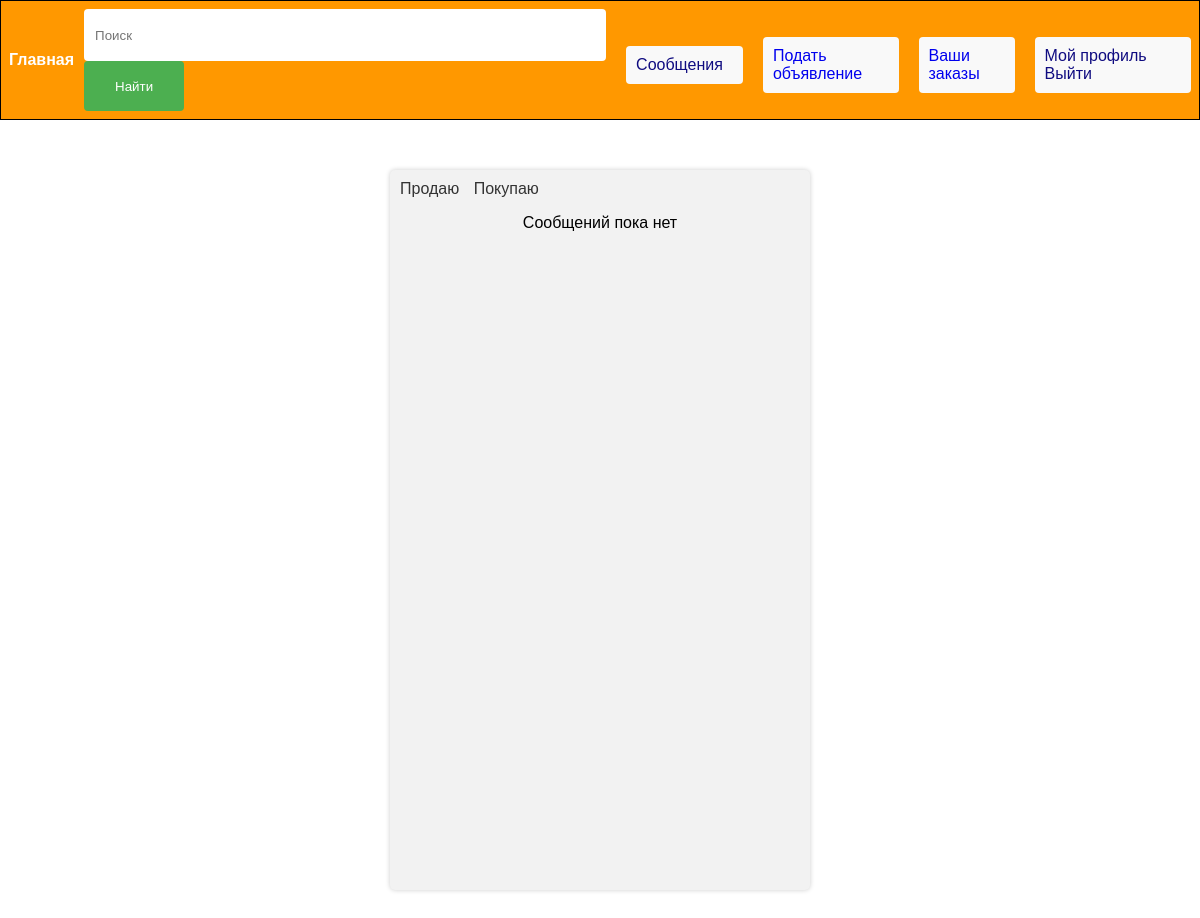
Before: /user_sell (signed in) with the older database file.
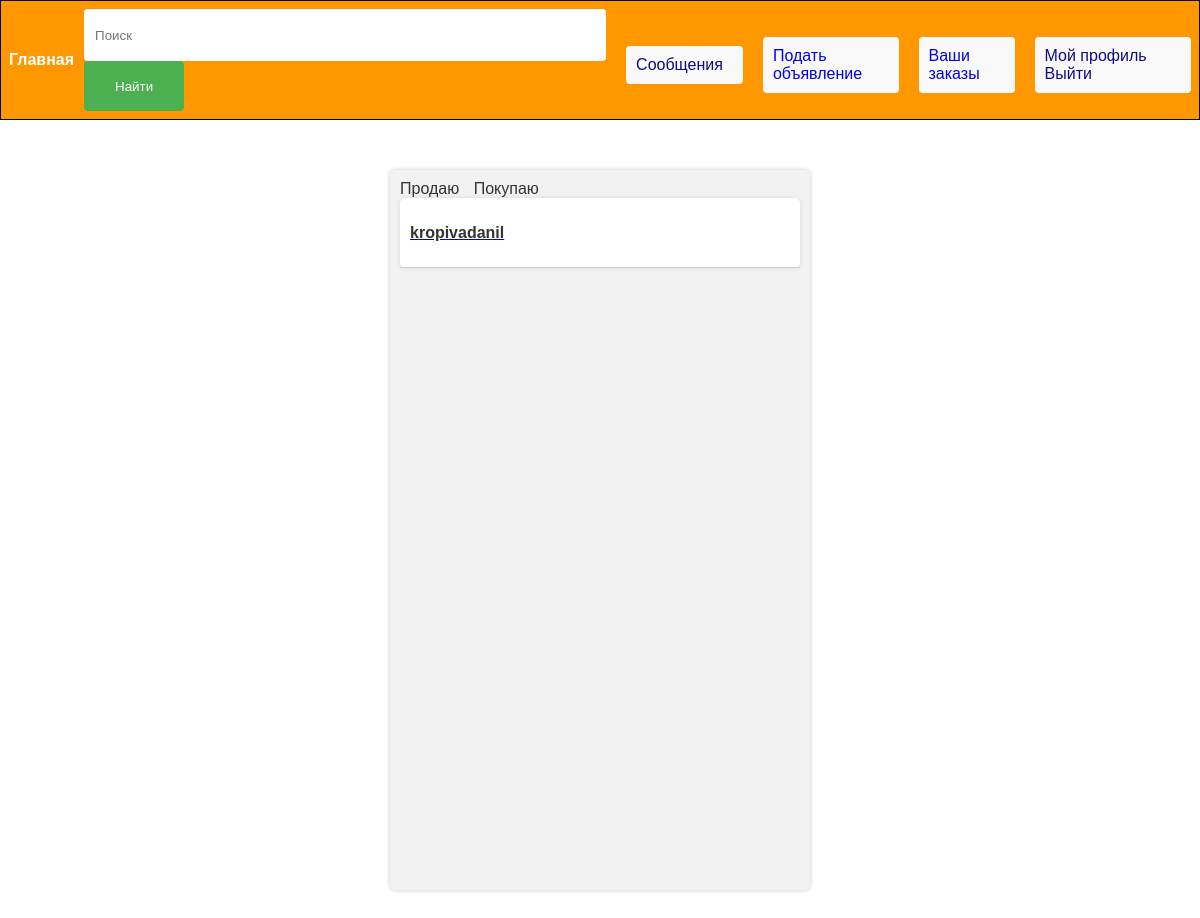
After: the same page with the newer database file.
### bboard/models.py (models this page shows, shortened)
class Chat(models.Model):
    sender = models.ForeignKey(User, related_name='sent_chats', on_delete=models.CASCADE, null=True)
    receiver = models.ForeignKey(User, related_name='received_chats', on_delete=models.CASCADE, null=True)
    product = models.ForeignKey(Product, on_delete=models.CASCADE)
    created_at = models.DateTimeField(auto_now_add=True)
    last_message = models.ForeignKey('Message', null=True, blank=True, on_delete=models.SET_NULL,
                                     related_name='chat_messages')

### accounts/models.py (models this page shows)
class User(AbstractUser):
    phone_number = models.CharField(max_length=20)
    city = models.CharField(max_length=100, choices=CITY_CHOICES)

### bboard/views.py (the view)
# urls.py: path('user_sell', views.user_sell, name="user_sell"),
def user_sell(request):
    chats = Chat.objects.filter(receiver=request.user).select_related('sender')
    return render(request, "sell.html", {"chats": chats})

### templates/sell.html (shortened to what this page needs)
{% extends 'base.html' %}
{% block content %}
<div class="chats-199">
    <div class="css-1382m1k">
        <a href="{%url 'user_sell' %}">Продаю</a>
        <a href="{% url 'user_buy' %}">Покупаю</a>
    </div>
    <div class="css-1b3tih6">
        {%if chats%}
        {% for chat in chats %}
        <a href="{%url 'chat' chat.id%}">
            <div class="chat-container-445">
                <p class="username-765">{{ chat.sender.username }}</p>
            </div>
        </a>
        {% endfor %}
        {%else%}
            <p align="center">Сообщений пока нет</p>
        {%endif%}
    </div>
</div>
{% endblock %}

Changed rows visible on the page:
added Chat: sender.username "kropivadanil"
Other visible differences:
text no longer shown: "Сообщений пока нет"
